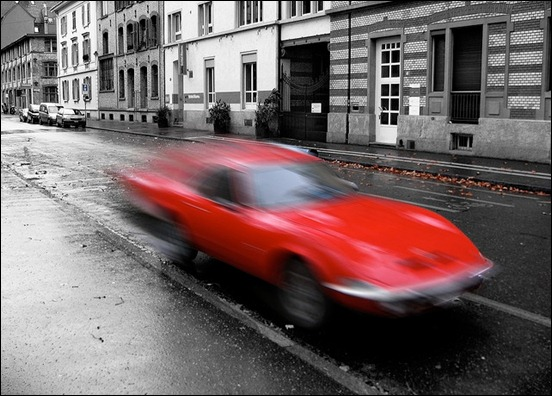
%> input picture Restoration-Compression/Assign4_imgs/restore_04.jpg, 552 x 396 px
$ octave q1.m   (GNU Octave 9; MATLAB toolbox functions it lacks are replaced by stand-ins)
%> lines starting %> are read from the running program, lines starting %| are printed output that depends on the picture
num = 4;

if num == 1

    i1 = imread('../Assign4_imgs/restore_01.jpg');
    len = 30; angle = 0; nsr = .0275;
    psf = fspecial('motion', len, angle);

    restored = deconvwnr(i1, psf, nsr);
    imwrite(restored, './pics/restored01.jpg');

elseif num == 2

    i1 = imread('../Assign4_imgs/restore_02.jpg');
    len = 23; angle = 0; nsr = .03;
    psf = fspecial('motion', len, angle);

    restored = deconvwnr(i1, psf, nsr);
    imwrite(restored, './pics/restored02.jpg');

elseif num == 3

    [i1, map] = imread('../Assign4_imgs/restore_03.gif');
    i1 = ind2rgb(i1, map);
    len = 20; angle = 35; nsr = .0275;
    psf = fspecial('motion', len, angle);

    restored = deconvwnr(i1, psf, nsr);
    imwrite(restored, './pics/restored03.jpg');

elseif num == 4

    i1 = imread('../Assign4_imgs/restore_04.jpg');
%> i1 is the input picture: size 396x552x3 uint8; mean R, G, B 117.4, 100.6, 100.8
    len = 25; angle = -20; nsr = .03;
    psf = fspecial('motion', len, angle);

    temp = i1(120: 350, 80: 530, :);
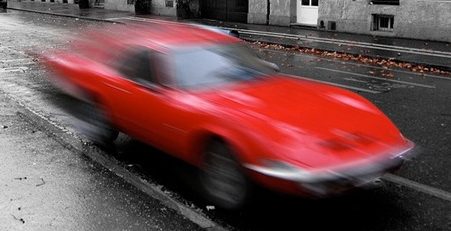
%> temp: size 231x451x3 uint8; mean R, G, B 111.5, 76.1, 76.6
    restored = deconvwnr(temp, psf, nsr);
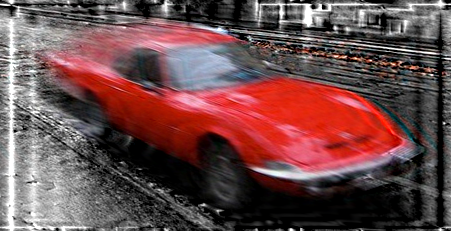
%> restored: size 231x451x3 uint8; mean R, G, B 109.8, 75.6, 76.1
    i1(120: 350, 80: 530, :) = restored;
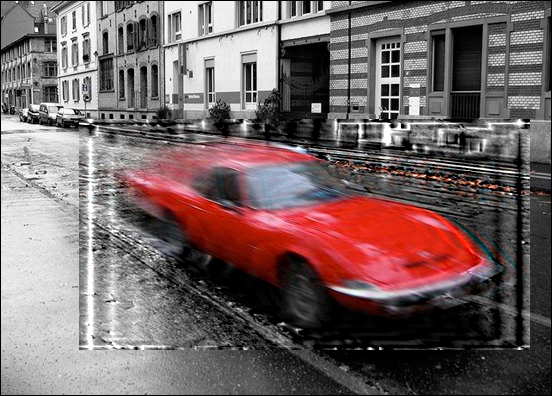
%> i1: size 396x552x3 uint8; mean R, G, B 116.6, 100.3, 100.5

    imwrite(i1, './pics/restored04.jpg');

end
